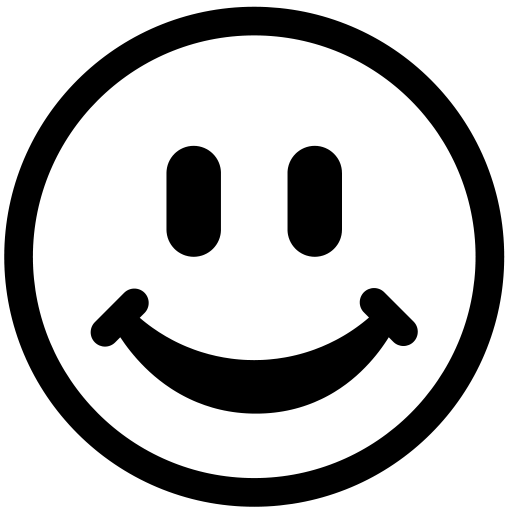
#> input picture imagesample1.png, 512 x 512 px
$ jupyter execute --allow-errors SpectralPhaseRetrieval.ipynb   (shell and % lines are left out)   (Python 2 division)
#> lines starting #> are read from the running program, lines starting #| are printed output that depends on the picture
[cell 1]
#Some libraries

from PIL import Image
import numpy as np
import matplotlib.pyplot as plt
from IPython import display
import time

[cell 2]
#Opening and plotting he image
im_src=Image.open('imagesample1.png')
#> im_src is the input picture: PIL image 512x512 RGB; min 0, max 255, mean 187.2
im_src=Image.open('imagesample2.jpg')
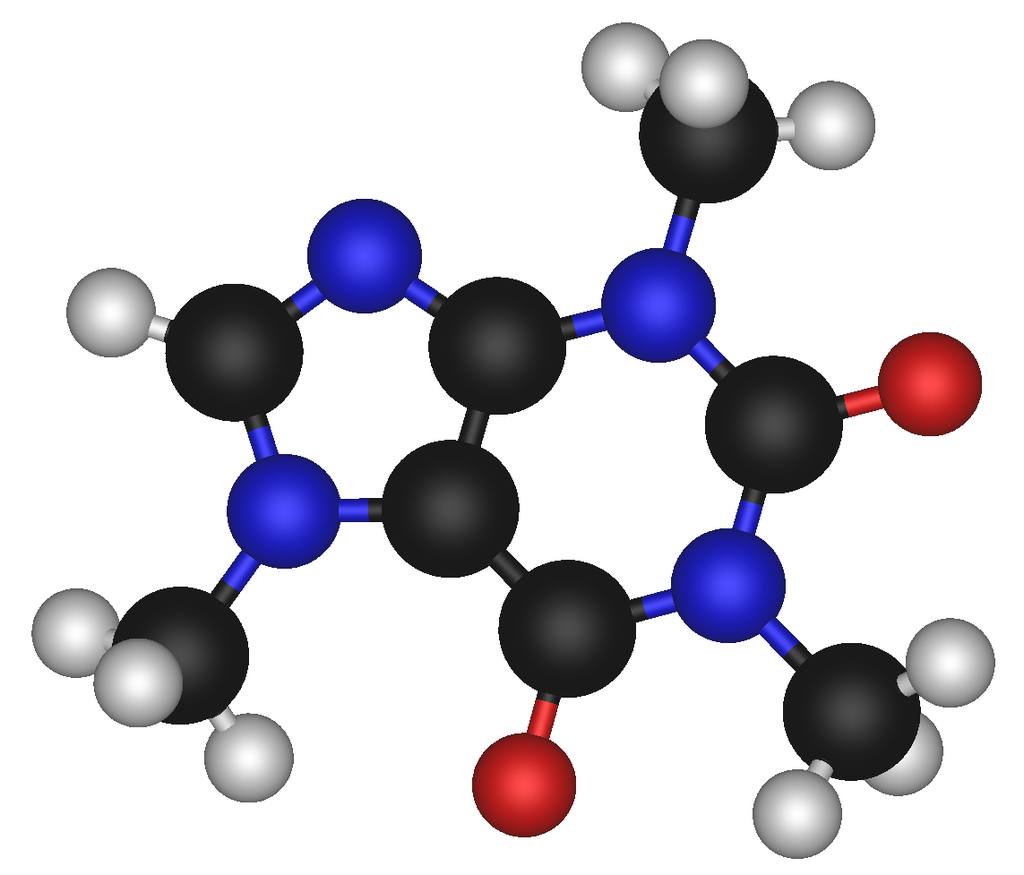
#> input picture imagesample2.jpg, 1024 x 875 px
#> im_src is the input picture: PIL image 1024x875 RGB; mean R, G, B 207, 204.1, 211.7
im_src=im_src.resize((100,100))
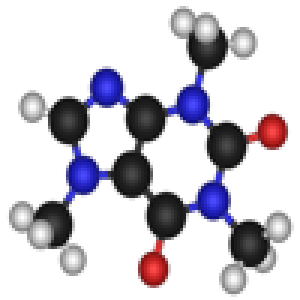
#> im_src: PIL image 100x100 RGB (shown 3 times larger); mean R, G, B 206.6, 203.7, 211.4

image=np.array(im_src).mean(2)
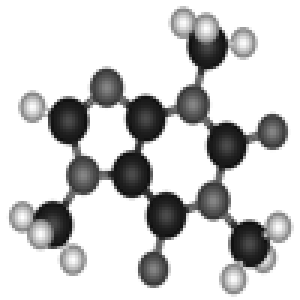
#> image: shape (100, 100) float64 (shown 3 times larger); min 14, max 255, mean 207.2
image=255-image
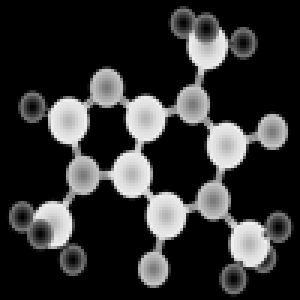
#> image: shape (100, 100) float64 (shown 3 times larger); min 0, max 241, mean 47.8

#> (the rest of this cell did not finish here and is left out)

[cell 3]
#Padding the image with zeros on the size. For this technique to work, the image needs to be over sampled in the spectral domain.
#This is equivalent to add padding in the spatial domain.
#It is also necesary to know th eboundaries where the image is contained

expansion=3
mask=np.zeros((image.shape[0]*expansion,image.shape[1]*expansion))

imagepadded=np.zeros((image.shape[0]*expansion,image.shape[1]*expansion))
imagepadded[image.shape[0]*(expansion-1)/2:image.shape[0]*(expansion+1)/2,image.shape[1]*(expansion-1)/2:image.shape[1]*(expansion+1)/2]=image
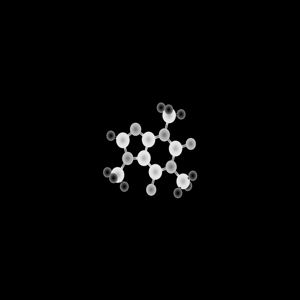
#> imagepadded: shape (300, 300) float64; min 0, max 241, mean 5.3

mask[image.shape[0]*(expansion-1)/2:image.shape[0]*(expansion+1)/2,image.shape[1]*(expansion-1)/2:image.shape[1]*(expansion+1)/2]=1

#> (the rest of this cell did not finish here and is left out)

[cell 4]
#We calculate the Fourier transform and remove the phase information, by taking the magnitude of the complex spectrum

fouriertransformabs=np.abs(np.fft.fft2(imagepadded))
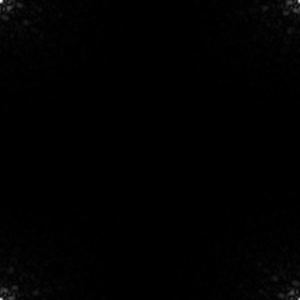
#> fouriertransformabs: shape (300, 300) float64; min 3.39, max 477904, mean 3051.5; drawn with min black and max white

#> (the rest of this cell did not finish here and is left out)
